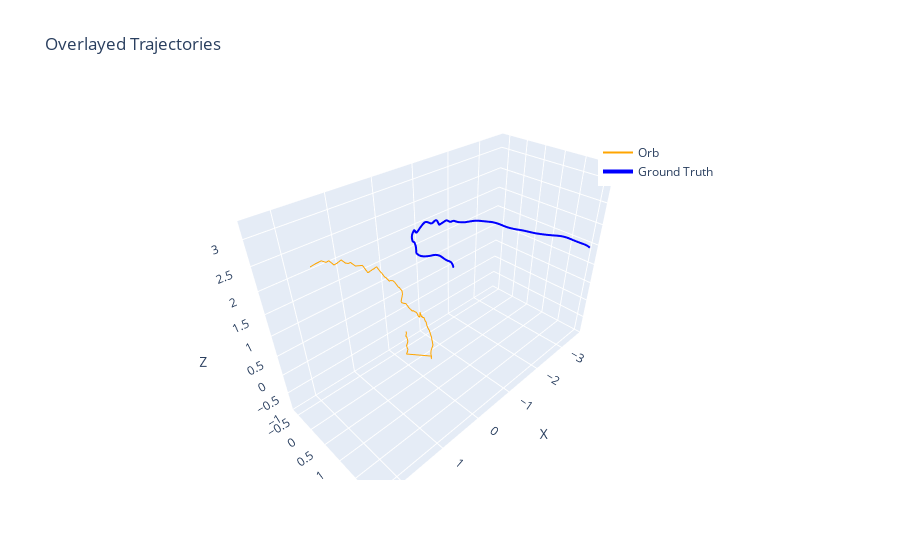

Source (notebook cell):
### Code cell
import plotly.graph_objects as go

fig = go.Figure()

# Load CSV
df = pd.read_csv("/home/ros_ws/noetic/DeepVO/datasets/vicon_firefly_sbx_cam0_easy_q_rpy/poses.csv")

# Extract first 'subset' rows for x, y, z
x = df['x'].iloc[:subset]
y = df['y'].iloc[:subset]
z = df['z'].iloc[:subset]

# Add Orb trajectory
fig.add_trace(go.Scatter3d(
    x=orb_trajectory[:, :, 3][:, 0],
    y=orb_trajectory[:, :, 3][:, 1],
    z=orb_trajectory[:, :, 3][:, 2],
    mode='lines',
    name='Orb',
    line=dict(color='orange')
))

# # Add Sift trajectory
# fig.add_trace(go.Scatter3d(
#     x=sift_trajectory[:, :, 3][:, 0],
#     y=sift_trajectory[:, :, 3][:, 1],
#     z=sift_trajectory[:, :, 3][:, 2],
#     mode='lines',
#     name='Sift',
#     line=dict(color='green')
# ))

# # Add Sift_Bm trajectory
# fig.add_trace(go.Scatter3d(
#     x=sift_bm_trajectory[:, :, 3][:, 0],
#     y=sift_bm_trajectory[:, :, 3][:, 1],
#     z=sift_bm_trajectory[:, :, 3][:, 2],
#     mode='lines',
#     name='Sift_Bm',
#     line=dict(color='red')
# ))

# # Add Sift_Sgbm trajectory
# fig.add_trace(go.Scatter3d(
#     x=sift_sgbm_trajectory[:, :, 3][:, 0],
#     y=sift_sgbm_trajectory[:, :, 3][:, 1],
#     z=sift_sgbm_trajectory[:, :, 3][:, 2],
#     mode='lines',
#     name='Sift_Sgbm',
#     line=dict(color='purple')
# ))

# # Add Flann trajectory
# fig.add_trace(go.Scatter3d(
#     x=flann_trajectory[:, :, 3][:, 0],
#     y=flann_trajectory[:, :, 3][:, 1],
#     z=flann_trajectory[:, :, 3][:, 2],
#     mode='lines',
#     name='Flann',
#     line=dict(color='brown')
# ))

# Add Ground Truth
fig.add_trace(go.Scatter3d(
    x=x,
    y=y,
    z=z,
    mode='lines',
    name='Ground Truth',
    line=dict(color='blue', width=4)
))

fig.update_layout(
    title='Overlayed Trajectories',
    scene=dict(
        xaxis_title='X',
        yaxis_title='Y',
        zaxis_title='Z',
        aspectmode='data'  # Keep aspect ratio proportional
    ),
    legend=dict(x=0.7, y=0.9)
)

### Figure 1 — Plotly figure (JSON) as saved in the notebook; plotly's stock layout.template omitted (floating-point values rounded to 4 significant figures; data arrays with more than 128 entries replaced by an {"elided": "..."} marker saying what was removed)
{"data": [{"line": {"color": "orange"}, "mode": "lines", "name": "Orb", "type": "scatter3d", "x": {"elided": "400 float values"}, "y": {"elided": "400 float values"}, "z": {"elided": "400 float values"}}, {"line": {"color": "blue", "width": 4}, "mode": "lines", "name": "Ground Truth", "type": "scatter3d", "x": {"elided": "400 float values"}, "y": {"elided": "400 float values"}, "z": {"elided": "400 float values"}}], "layout": {"legend": {"x": 0.7, "y": 0.9}, "scene": {"aspectmode": "data", "xaxis": {"title": {"text": "X"}}, "yaxis": {"title": {"text": "Y"}}, "zaxis": {"title": {"text": "Z"}}}, "title": {"text": "Overlayed Trajectories"}}}
